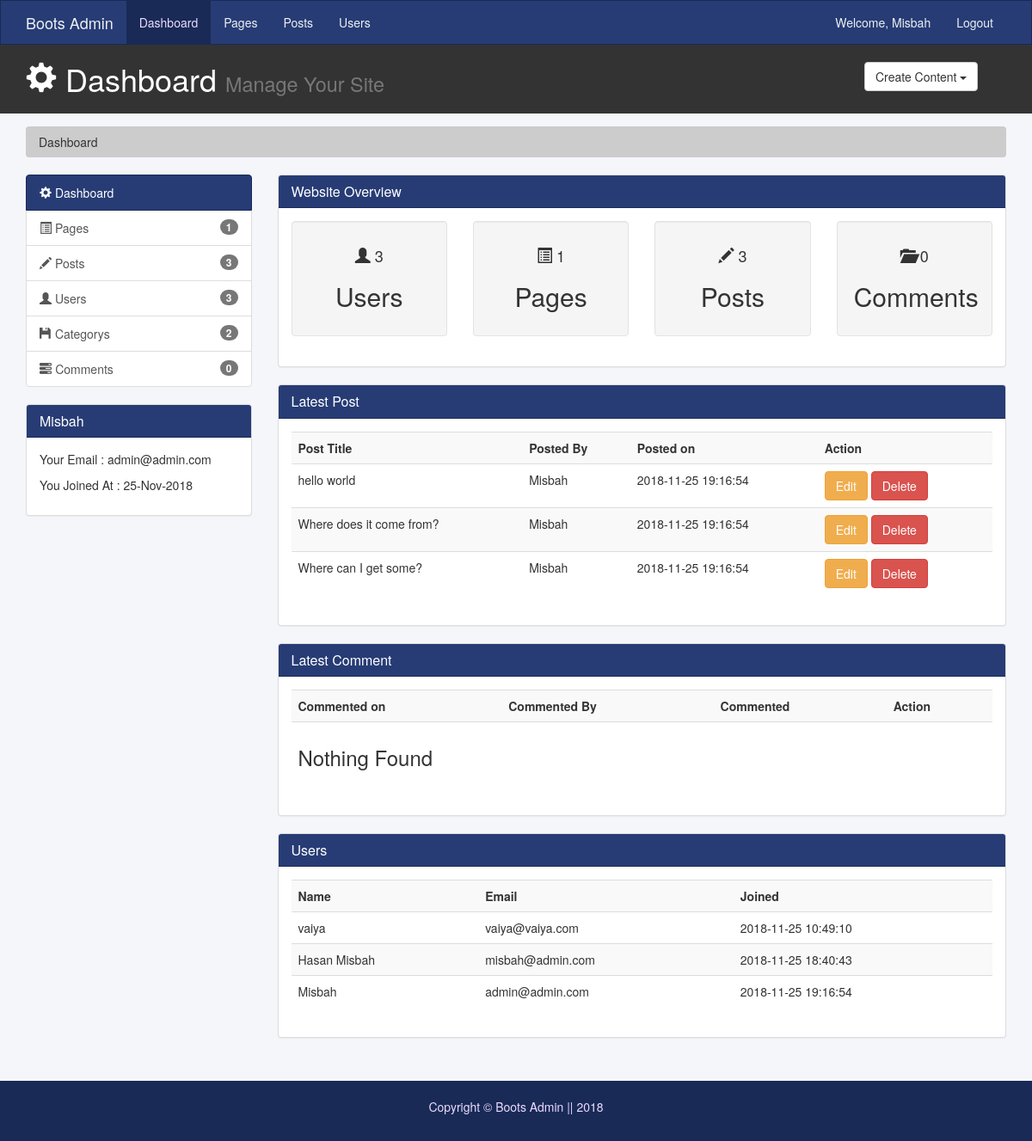
The page / (signed in) on the database its author committed.
### tables this page shows
CREATE TABLE `post` (
  `post_id` int(99) NOT NULL,
  `user_id` int(99) NOT NULL,
  `category_id` int(99) NOT NULL,
  `image_name` varchar(250) NOT NULL,
  `post_title` varchar(250) NOT NULL,
  `post_body` text NOT NULL,
  `created_at` timestamp NOT NULL DEFAULT CURRENT_TIMESTAMP,
  `updated_at` timestamp NOT NULL DEFAULT '0000-00-00 00:00:00' ON UPDATE CURRENT_TIMESTAMP
);

CREATE TABLE `users` (
  `user_id` int(250) NOT NULL,
  `name` varchar(250) NOT NULL,
  `email` varchar(250) NOT NULL,
  `password` varchar(250) NOT NULL,
  `created_at` timestamp NOT NULL DEFAULT CURRENT_TIMESTAMP,
  `updated_at` timestamp NOT NULL DEFAULT '0000-00-00 00:00:00' ON UPDATE CURRENT_TIMESTAMP
);

### app/function.php (called while the page is built, shortened)
<?php
function userCount(){
    global $db;
    $query = ("SELECT COUNT(*) AS count FROM users");
    $results = $db-> query($query);
    $row = mysqli_fetch_assoc($results);
    $count = $row['count'];
    return $count;
}
function postCount(){
    global $db;
    $query = ("SELECT COUNT(*) AS count FROM post");
    $results = $db-> query($query);
    $row = mysqli_fetch_assoc($results);
    $count = $row['count'];
    return $count;
}
function pageCount(){
    global $db;
    $query = ("SELECT COUNT(*) AS count FROM pages");
    $results = $db-> query($query);
    $row = mysqli_fetch_assoc($results);
    $count = $row['count'];
    return $count;
}
function commentCount(){
    global $db;
    $query = ("SELECT COUNT(*) AS count FROM commment");
    $results = $db-> query($query);
    $row = mysqli_fetch_assoc($results);
    $count = $row['count'];
    return $count;
}
function categoryCount(){
    global $db;
    $query = ("SELECT COUNT(*) AS count FROM category");
    $results = $db-> query($query);
    $row = mysqli_fetch_assoc($results);
    $count = $row['count'];
    return $count;
}
function getUser(){
    if(isset($_SESSION['login_user']) && isset($_SESSION['user_id']) && isset($_SESSION['user_joining'])){
        $date = date('j-M-Y', strtotime($_SESSION['user_joining']));
        return array(
            'name' => $_SESSION['login_user'],
            'email' => $_SESSION['user_email'],
            'joining' => $date
        );
    }else{
        return array(
            'name' => 'oops!',
            'email' => 'oops!',
            'joining' => 'oops!'
        );
    }
}
$users = getUser();

### partial/dash-modules/latest-post.php (the view)
<div class="panel panel-default">
  <div class="panel-heading">
    <h3 class="panel-title">Latest Post</h3>
  </div>
  <div class="panel-body">
    <table class="table table-striped table-hover">
      <tr>
        <th>Post Title</th>
        <th>Posted By</th>
        <th>Posted on</th>
        <th>Action</th>
      </tr>
      <?php
       include_once 'app/db.php';
        $query = "SELECT * FROM post LEFT JOIN users ON users.user_id = post.user_id LIMIT 5";
        $result = $db->query($query);
        if($result-> num_rows > 0){
          while($row = $result->fetch_assoc()){
            $postTitle = $row['post_title'];
            $usrname = $row['name'];
            echo '<tr>';
            echo '<td>'.$postTitle.'</td>';
            echo '<td>'.$usrname.'</td>';
            echo '<td>'.$row['created_at'].'</td>';
            echo '<td><a href="edit_post.php?id='.$row['post_id'].'" class="btn btn-warning">Edit</a> <a href="#" class="btn btn-danger">Delete</a></td>';
            echo '</tr>';
          }
        }else{
          echo '<tr>';
          echo '<td colspan="4"><h3>Nothing Found</h3></td>';
          echo '</tr>';
        }
      ?>
    </table>
  </div>
</div>

### shared/header.php (shortened to what this page needs)
<?php
  require'./app/db.php';
  $user = $users['name'];
?>
<!doctype html>
<html class="no-js" lang="en">
  <head>
    <link rel="stylesheet" href="../admin/assets/css/bootstrap.min.css">
    <link rel="stylesheet" href="../admin/styles/main.css">
  </head>
  <body>
    <nav class="navbar navbar-default" id="main-nav">
      <div class="container">
        <div class="navbar-header">
          <a class="navbar-brand" href="index.php">Boots Admin</a>
        </div>
        <div id="navbar" class="collapse navbar-collapse">
          <ul class="nav navbar-nav">
            <li class="<?= $title == 'Dashboard' ? 'active' : '' ?>"><a href="index.php">Dashboard</a></li>
            <li class="<?= $title == 'Pages' ? 'active' : '' ?>"><a href="pages.php">Pages</a></li>
            <li class="<?= $title == 'Posts' ? 'active' : '' ?>"><a href="post.php">Posts</a></li>
            <li class="<?= $title == 'Users' ? 'active' : '' ?>"><a href="users.php">Users</a></li>
          </ul>
          <ul class="nav navbar-nav navbar-right">
            <li><a href="#">Welcome, <?php echo $user ?></a></li>
            <li><a href="action/logout.php">Logout</a></li>
          </ul>
        </div>
      </div>
    </nav>
    <header id="header">
      <div class="container">
        <div class="row">
          <div class="col-md-10">
            <h1> <span class="glyphicon glyphicon-cog" aria-hidden="true"></span> <?= $title ?> <small>Manage Your Site</small> </h1>
          </div>
          <div class="col-md-2">
            <div class="dropdown create">
              <button class="btn btn-default dropdown-toggle" type="button" id="dropdownMenu1" data-toggle="dropdown" aria-haspopup="true"
                aria-expanded="true">
                Create Content
                <span class="caret"></span>
              </button>
            </div>
          </div>
        </div>
      </div>
    </header>
    <section id="breadcrumb">
      <div class="container">
        <ul class="breadcrumb">
          <?php
            if($title != 'Dashboard'){
              echo '<li><a href="index.php">Dashboard</a></li>';
              echo '<li> / </li>';
              echo '<li class="active">'.$title.'</li>';
            }else{
              echo '<li>Dashboard</li>';
            }
          ?>
        </ul>
      </div>
    </section>
    <main>
      <section id="main">
        <div class="container">
          <div class="row">
            <?php require 'sidebar.php' ?>

### shared/sidebar.php
<div class="col-md-3 sidebar">
  <div class="list-group">
    <a href="index.php" class="list-group-item active">
    <span class="glyphicon glyphicon-cog" aria-hidden="true"></span>  Dashboard
    </a>
    <a href="pages.php" class="list-group-item"> <span class="glyphicon glyphicon-list-alt" aria-hidden="true"></span>  Pages <span class="badge"><?= pageCount() ?></span></a>
    <a href="post.php" class="list-group-item"><span class="glyphicon glyphicon-pencil" aria-hidden="true"></span>  Posts <span class="badge"><?= postCount() ?></span></a>
    <a href="users.php" class="list-group-item"><span class="glyphicon glyphicon-user" aria-hidden="true"></span>  Users <span class="badge"><?= userCount() ?></span></a>
    <a href="category.php" class="list-group-item"><span class="glyphicon glyphicon-floppy-disk" aria-hidden="true"></span>  Categorys <span class="badge"><?= categoryCount() ?></span></a>
    <a href="comments.php" class="list-group-item"><span class="glyphicon glyphicon-tasks" aria-hidden="true"></span>  Comments <span class="badge"><?= commentCount() ?></span></a>
  </div>
  <div class="panel panel-default">
    <div class="panel-heading active">
      <h3 class="panel-title"><?= $users['name'] ?></h3>
    </div>
    <div class="panel-body">
      <p>Your Email : <?= $users['email'] ?></p>
      <p>You Joined At : <?= $users['joining'] ?></p>
    </div>
  </div>
</div>

### partial/dash-modules/overview.php
<div class="col-md-9 main-content-area">
  <div class="panel panel-default">
    <div class="panel-heading">
      <h3 class="panel-title">Website Overview</h3>
    </div>
    <div class="panel-body">
      <div class="row">
        <div class="col-md-3 dash-dash-icon text-center">
          <div class="well">
            <h4><span class="glyphicon glyphicon-user" aria-hidden="true"></span> <?= userCount()?></h4>
            <h2>Users</h2>
          </div>
        </div>
        <div class="col-md-3">
          <div class="well dash-dash-icon text-center">
            <h4><span class="glyphicon glyphicon-list-alt" aria-hidden="true"></span> <?= pageCount()?></h4>
            <h2>Pages</h2>
          </div>
        </div>
        <div class="col-md-3">
          <div class="well dash-dash-icon text-center">
            <h4><span class="glyphicon glyphicon-pencil" aria-hidden="true"></span> <?= postCount()?></h4>
            <h2>Posts</h2>
          </div>
        </div>
        <div class="col-md-3">
          <div class="well dash-dash-icon text-center">
            <h4><span class="glyphicon glyphicon-folder-open" aria-hidden="true"></span> <?= commentCount()?></h4>
            <h2>Comments</h2>
          </div>
        </div>
      </div>
    </div>
  </div>

### partial/dash-modules/latest-comment.php
<div class="panel panel-default">
  <div class="panel-heading">
    <h3 class="panel-title">Latest Comment</h3>
  </div>
  <div class="panel-body">
    <table class="table table-striped table-hover">
      <tr>
        <th>Commented on</th>
        <th>Commented By</th>
        <th>Commented</th>
        <th>Action</th>
      </tr>
      <?php
       include_once 'app/db.php';
       $jQuery = "SELECT * FROM commment LEFT JOIN users ON users.user_id = commment.user_id LEFT JOIN post ON post.post_id = commment.post_id";
       $getresults = $db->query($jQuery);
       if($getresults-> num_rows > 0){
          while($getData = $getresults->fetch_assoc()){
              echo '<tr>';
              echo '<td>'.$getData['post_title'].'</td>';
              echo '<td>'.$getData['name'].'</td>';
              echo '<td>'.$getData['created_at'].'</td>';
              echo '<td><a href="#" class="btn btn-warning">View</a> <a href="#" class="btn btn-danger">Delete</a></td>';
              echo '</tr>';
          }
        }else{
          echo '<tr>';
          echo '<td colspan="4"><h3>Nothing Found</h3></td>';
          echo '</tr>';
        }
      ?>
    </table>
  </div>
</div>

### partial/dash-modules/latest-user.php
<div class="panel panel-default">
  <div class="panel-heading">
    <h3 class="panel-title">Users</h3>
  </div>
  <div class="panel-body">
    <table class="table table-striped table-hover">
      <tr>
        <th>Name</th>
        <th>Email</th>
        <th>Joined</th>
      </tr>
      <?php
        include_once 'app/db.php';
        $userQuery = ("SELECT * FROM users");
        $result = $db->query($userQuery);
        if($result-> num_rows > 0){
          while($row = $result-> fetch_assoc()){
            $userName = $row['name'];
            $userEmail = $row['email'];
            $userJoined = $row['created_at'];
            echo '<tr>';
            echo '<td>'.$userName.'</td>';
            echo '<td>'.$userEmail.'</td>';
            echo '<td class="timestamp">'.$userJoined.'</td>';
          }
        }else{
          echo '<tr>';
          echo '<td colspan="4"><h3>Nothing Found</h3></td>';
          echo '</tr>';
        }
      ?>
    </table>
  </div>
</div>

### index.php
<?php
  $title = 'Dashboard';
  require './shared/header.php';
?>
           <?php
            require './partial/dash-modules/overview.php';
            require './partial/dash-modules/latest-post.php';
            require './partial/dash-modules/latest-comment.php';
            require './partial/dash-modules/latest-user.php';
           ?>
            </div>
<?php
  require './shared/footer.php'
?>

### shared/footer.php (shortened to what this page needs)
          </div>
        </div>
      </section>
    </main>
    <footer id="footer" class="container-fluid">
      <div class="container">
        <p class="text-center">Copyright &copy; Boots Admin || 2018</p>
      </div>
    </footer>
  </body>
</html>

### rows shown on the page
post: post_title "hello world", user.name "Misbah", user.created_at "2018-11-25 19:16:54"
post: post_title "Where does it come from?", user.name "Misbah", user.created_at "2018-11-25 19:16:54"
post: post_title "Where can I get some?", user.name "Misbah", user.created_at "2018-11-25 19:16:54"
users: name "vaiya", email "vaiya@vaiya.com", created_at "2018-11-25 10:49:10"
users: name "Hasan Misbah", email "misbah@admin.com", created_at "2018-11-25 18:40:43"
users: name "Misbah", email "admin@admin.com", created_at "2018-11-25 19:16:54"

### other values the page prints
$user "Misbah"
$title "Dashboard"
pageCount() "1"
postCount() "3"
userCount() "3"
categoryCount() "2"
commentCount() "0"
$users['name'] "Misbah"
$users['email'] "admin@admin.com"
$users['joining'] "25-Nov-2018"
